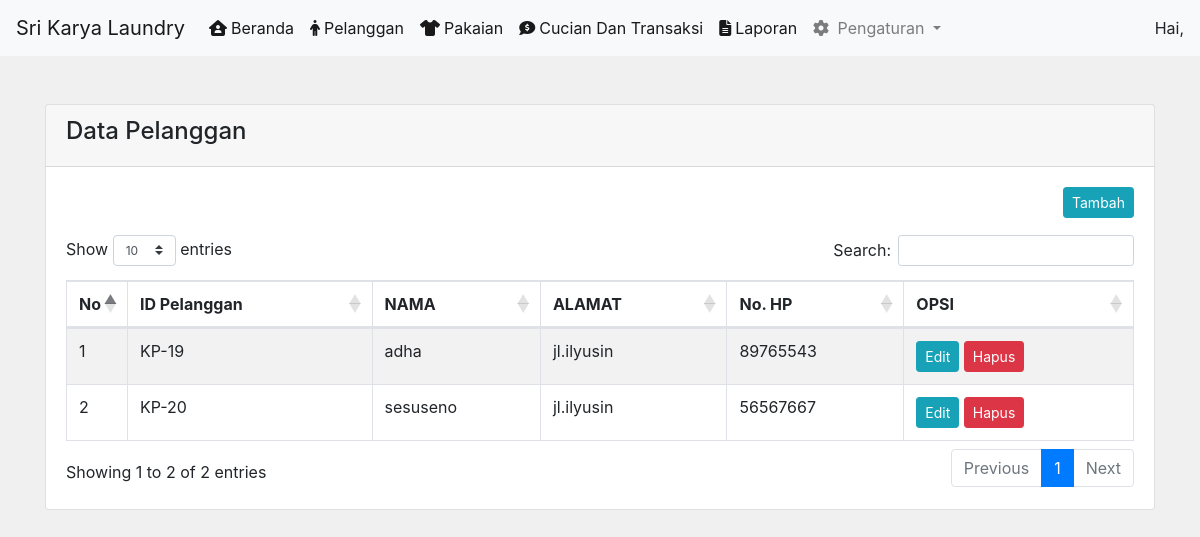
Page /admin/pelanggan.php on the committed database.
### tables this page shows
CREATE TABLE `pelanggan` (
  `pelanggan_id` int(11) NOT NULL,
  `pelanggan_nama` varchar(255) NOT NULL,
  `pelanggan_hp` int(20) NOT NULL,
  `pelanggan_alamat` text NOT NULL
);

### admin/pelanggan.php (the view)
<?php include 'header.php';?>
<div class="container">
    <div class="card">
        <div class="card-header">
            <h4>Data Pelanggan</h4>
        </div>
        <div class="card-body">
            <a href="add_pelanggan.php" class="btn btn-sm btn-info float-lg-right">Tambah</a>
            <br>
            <br>
            <table id="data-tabel" class="table table-bordered table-striped" width="100%">
                <thead>
                    <tr>
                    <th width="1%">No</th>
                    <th>ID Pelanggan</th>
                    <th>NAMA</th>
                    <th>ALAMAT</th>
                    <th>No. HP</th>
                    <th>OPSI</th>
                </tr>
                </thead>
                <tbody>
                <?php
                include '../koneksi.php';
                $query = mysqli_query($koneksi, 'select * from pelanggan');
                $result = mysqli_fetch_all($query);
                $counter = 1;
                foreach ($result as $item) {
                ?>
                <tr>
                    <td><?php echo $counter; ?></td>
                    <td><?php echo "KP-".$item[0];?></td>
                    <td><?php echo $item[1];?></td>
                    <td><?php echo $item[3];?></td>
                    <td><?php echo $item[2];?></td>
                    <td c>
                        <a href="edit_pelanggan.php?id=<?php echo $item[0];?>" class="btn btn-sm btn-info">Edit</a>
                        <a href="setting/hapus.php?id=<?php echo $item[0];?>" class="btn btn-sm btn-danger" onclick="return confirm('Apakah Anda Yakin Untuk Menghapus Data Ini?')">Hapus</a>
                    </td>
                </tr>
                <?php
                    $counter++;
                }
                ?>
                </tbody>
            </table>
        </div>
    </div>
</div>
<?php include 'footer.php'; ?>

### rows in the picture
pelanggan: pelanggan_id "19", pelanggan_nama "adha", pelanggan_alamat "jl.ilyusin", pelanggan_hp "89765543"
pelanggan: pelanggan_id "20", pelanggan_nama "sesuseno", pelanggan_alamat "jl.ilyusin", pelanggan_hp "56567667"
